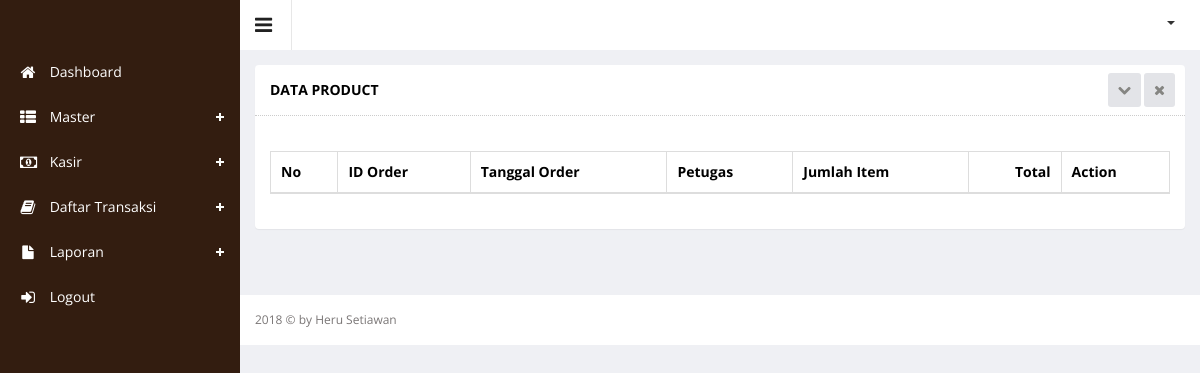
The page /index.php?hal=master/transaksi/list (signed in) on the database as committed earlier.
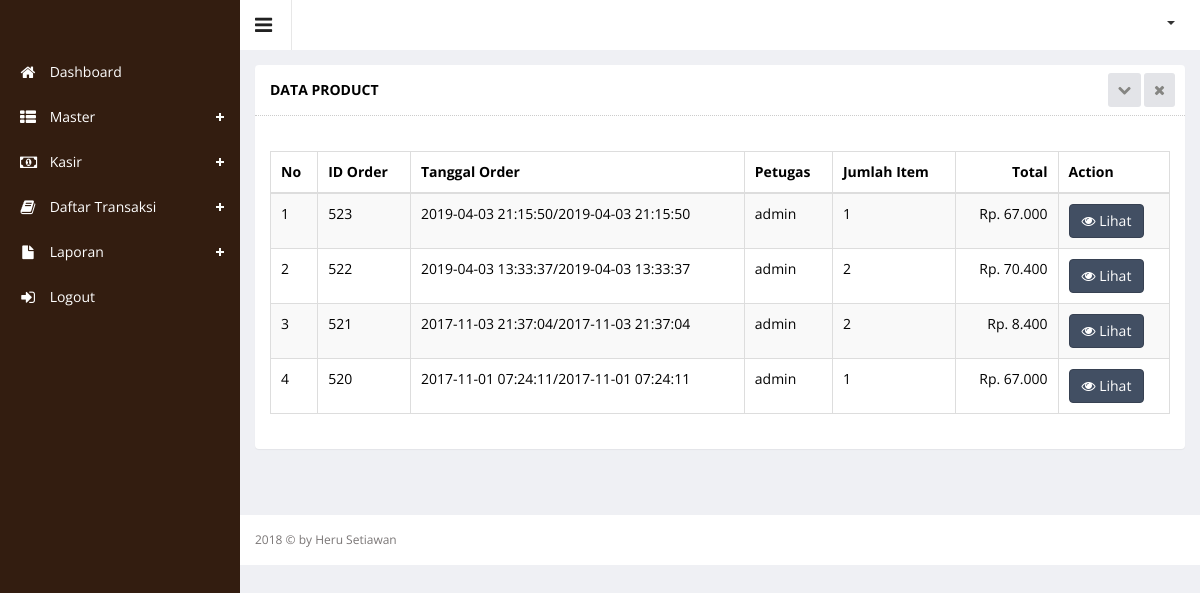
The same page on the database as committed later.
### tables this page shows
CREATE TABLE `orders` (
  `id_orders` int(5) NOT NULL,
  `nama_petugas` varchar(100) NOT NULL,
  `tgl_order` datetime NOT NULL,
  `jam_order` time NOT NULL
);

### function.php (called while the page is built)
<?php
function url($hal){
		$url = explode('/',$hal);
		return $url;
}
?>

### master/transaksi/list.php (the view, shortened to what this page needs)
<div class="wrapper">
           <div class="row">
              <div class="col-sm-12">
              <section class="panel">
              <header class="panel-heading">
                  Data Product
                  <span class="tools pull-right">
                      <a href="javascript:;" class="fa fa-chevron-down"></a>
                      <a href="javascript:;" class="fa fa-times"></a>
                   </span>
              </header>
              <div class="panel-body">
              <div class="adv-table editable-table ">
              <div class="clearfix">
              </div>
              <table class="table table-striped table-hover table-bordered" id="editable-sample">
              <thead>
              <tr>
                  <th>No</th>
                  <th>ID Order</th>
                  <th>Tanggal Order</th>
                  <th>Petugas</th>
                  <th>Jumlah Item</th>
                  <th style="text-align: right;">Total</th>
                  <th>Action</th>
              </tr>
              </thead>
              <tbody>
              <?php
                    $no = 1;
                    $queryTransaksi = mysql_query("SELECT *
                                                   FROM
                                                      `orders`
                                                     ORDER BY id_orders  DESC");
                    while ($rowTransaksi  = mysql_fetch_array($queryTransaksi)) {
                 ?>
              <tr class="">
                  <td><?php echo $no++; ?></td>
                  <td><?php echo $rowTransaksi['id_orders']?></td>
                  <td><?php echo $rowTransaksi['tgl_order']?>/<?php echo $rowTransaksi['tgl_order']?></td>
                  <td><?php echo $rowTransaksi['nama_petugas']?></td>
                  <td>
                      <?php
                          $queryQTY = mysql_query("SELECT SUM(orders_detail.jumlah) AS jumlahqty , product.product_id
                      FROM
                          `orders`
                          INNER JOIN `orders_detail`
                              ON (`orders`.`id_orders` = `orders_detail`.`id_orders`)
                          INNER JOIN `product`
                              ON (`product`.`product_id` = `orders_detail`.`product_id`) WHERE orders.id_orders='".$rowTransaksi['id_orders']."' ");
                          $QTY = mysql_fetch_array($queryQTY);
                          echo $QTY['jumlahqty'];
                       ?>
                  </td>
                  <td style="text-align: right;">
                      <?php
                      $queryTotal=mysql_query("SELECT *
                      FROM
                          `orders`
                          INNER JOIN `orders_detail`
                              ON (`orders`.`id_orders` = `orders_detail`.`id_orders`)
                          INNER JOIN `product`
                              ON (`product`.`product_id` = `orders_detail`.`product_id`) WHERE orders.id_orders='".$rowTransaksi['id_orders']."'");
                          $totalQuery=0;
                      while($rowQueryTotal=mysql_fetch_array($queryTotal)){
                          $subTotal =+$rowQueryTotal['jumlah'] * $rowQueryTotal['product_price'];
                          $totalQuery +=$subTotal;
                      }
                      echo "Rp. ".number_format($totalQuery,0,',','.');
                      ?>
                  </td>
                  <td>
                      <a href="?hal=master/transaksi/detail&id=<?php echo $rowTransaksi['id_orders']; ?>">
                          <button class="btn btn-primary" type="submit"><i class="fa fa-eye"></i> Lihat</button>
                      </a>
                  </td>
              </tr>
             <?php } ?>
              </tbody>
              </table>
              </div>
              </div>
              </section>
              </div>
              </div>
      </div>

### index.php (shortened to what this page needs)
<?php
include 'function.php';
if (!empty($_SESSION["username"]) && !empty($_SESSION['password'])) {
    ?>
    <!DOCTYPE html>
    <html lang="en">
    <head>
        <link rel="stylesheet" type="text/css" href="assets/js/bootstrap-datepicker/css/datepicker-custom.css"/>
        <link rel="stylesheet" type="text/css" href="assets/js/bootstrap-timepicker/css/timepicker.css"/>
        <link rel="stylesheet" type="text/css" href="assets/js/bootstrap-colorpicker/css/colorpicker.css"/>
        <link rel="stylesheet" type="text/css" href="assets/js/bootstrap-daterangepicker/daterangepicker-bs3.css"/>
        <link rel="stylesheet" type="text/css" href="assets/js/bootstrap-datetimepicker/css/datetimepicker-custom.css"/>
        <link href="assets/js/iCheck/skins/square/square.css" rel="stylesheet">
        <link href="assets/js/iCheck/skins/square/red.css" rel="stylesheet">
        <link href="assets/js/iCheck/skins/square/blue.css" rel="stylesheet">
        <link href="assets/css/clndr.css" rel="stylesheet">
        <link rel="stylesheet" type="text/css" href="assets/css/bootstrap-fileupload.min.css" />
        <link rel="stylesheet" href="assets/js/morris-chart/morris.css">
        <link href="assets/css/style.css" rel="stylesheet">
        <link href="assets/css/style-responsive.css" rel="stylesheet">
    </head>
    <body class="sticky-header">
    <section>
        <?php include("sidebar.php"); ?>
        <div class="main-content">
            <?php include("header.php"); ?>
            <?php
            if (isset($_GET['hal']) && strlen($_GET['hal']) > 0) {
                $hal = str_replace(".", "/", $_GET['hal']) . ".php";
            } else {
                $hal = "dashboard.php";
            }
            if (file_exists($hal)) {
                include($hal);
            } else {
                include("dashboard.php");
            }
            ?>
            <?php include("footer.php"); ?>
        </div>
    </section>
    </body>
    </html>
    <?php
} else {
    header("Location: login.php");
}
?>

### sidebar.php (shortened to what this page needs)
<div class="left-side sticky-left-side">
    <div class="logo">
    </div>
    <div class="left-side-inner">
        <ul class="nav nav-pills nav-stacked custom-nav">
            <?php $data = url($_GET['hal']); ?>
            <li><a href="?hal=dashboard"><i class="fa fa-home"></i> <span>Dashboard</span></a></li>
            <li class="menu-list <?php echo ($data[1] == 'barang' || $data[1] == 'category' || $data[1] == 'satuan' || $data[1] == 'ekspedisi' ) ? 'nav-active' : ''; ?>">
                <a href="#"><i class="fa fa-th-list"></i> <span>Master</span></a>
            </li>
            <li class="menu-list <?php echo ($data[1] == 'beli_langsung' || $data[1] == 'via_telepon') ? 'nav-active' : ''; ?>">
                <a href="#"><i class="fa fa-money"></i> <span>Kasir</span></a>
            </li>
             <li class="menu-list <?php echo ($data[1] == 'transaksi_langsung' || $data[1] == 'via_telepon') ? 'nav-active' : ''; ?>">
                <a href="#"><i class="fa fa-book"></i> <span>Daftar Transaksi</span></a>
            </li>
            <li class="menu-list <?php echo ($data[1] == 'laporan_product' || $data[1] == 'laporan_stock' || $data[1] == 'laporan_transaksi') ? 'nav-active' : ''; ?>">
                <a href="#"><i class="fa fa-file"></i> <span>Laporan</span></a>
            </li>
            <li><a href="logout.php"><i class="fa fa-sign-in"></i> <span>Logout</span></a></li>
        </ul>
    </div>
</div>

### header.php (shortened to what this page needs)
<div class="header-section">
    <a class="toggle-btn"><i class="fa fa-bars"></i></a>
    <div class="menu-right">
        <ul class="notification-menu">
            <li>
                <a href="#" class="btn btn-default dropdown-toggle" data-toggle="dropdown">
                    <span class="caret"></span>
                </a>
            </li>
        </ul>
    </div>
</div>

### footer.php
<footer>
    2018 &copy; by Heru Setiawan
</footer>

Rows that differ between the two databases and show on the page:
added orders: id_orders "523", tgl_order "2019-04-03 21:15:50", nama_petugas "admin", jumlahqty "1", totalQuery "67.000"
added orders: id_orders "522", tgl_order "2019-04-03 13:33:37", nama_petugas "admin", jumlahqty "2", totalQuery "70.400"
added orders: id_orders "521", tgl_order "2017-11-03 21:37:04", nama_petugas "admin", jumlahqty "2", totalQuery "8.400"
added orders: id_orders "520", tgl_order "2017-11-01 07:24:11", nama_petugas "admin", jumlahqty "1", totalQuery "67.000"
